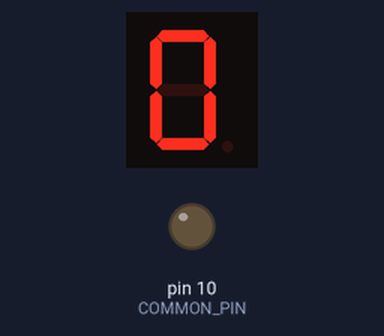
A sketch run on a simulated Arduino Uno, built with avr-gcc and run on an emulated ATmega328P. Parts: 1-digit seven-segment display, output pins drawn as LEDs (lit = HIGH). Wiring (inferred from the names in the program): 1-digit 7-segment display, segments lit when HIGH: segments pin 2, pin 3, pin 4, pin 5, pin 6, pin 7, pin 8, pin 9. The segment pins are drawn as the display they are named for; pins used as bus, display or sensor lines are not drawn.

Above: at 0.1 s.
At 0.6 s:
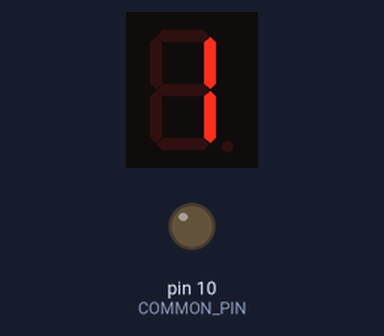
At 1.1 s:
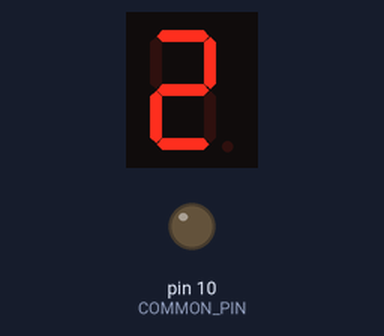
At 2.1 s:
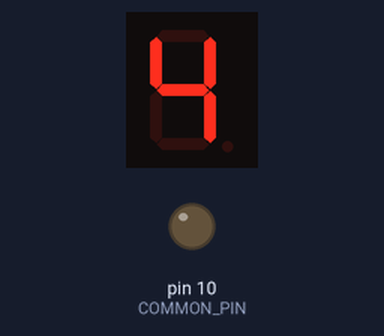
At 3.1 s:
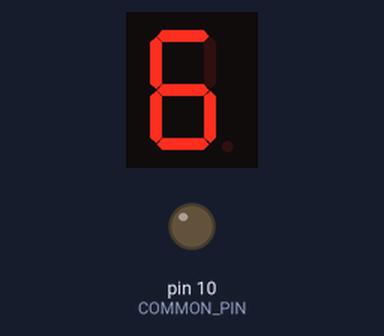
At 4.6 s:
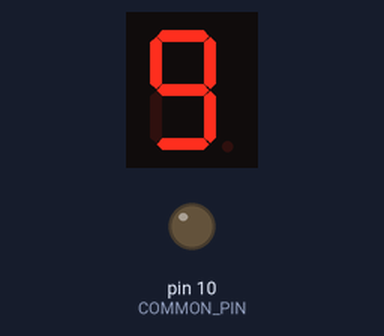

The sketch:

arduino.ino
```cpp
#define SEG_A 2
#define SEG_B 3
#define SEG_C 4
#define SEG_D 5
#define SEG_E 6
#define SEG_F 7
#define SEG_G 8
#define SEG_DP 9
#define COMMON_PIN 10  // Common cathode or anode

void setup() {
  Serial.begin(9600);
  for (int i = 2; i <= 10; i++) {
    pinMode(i, OUTPUT);
  }
}

void displayNumber(int num) {
  // Define segments for digits 0-9
  byte segments[10][8] = {
    {1,1,1,1,1,1,0,0},  // 0
    {0,1,1,0,0,0,0,0},  // 1
    {1,1,0,1,1,0,1,0},  // 2
    {1,1,1,1,0,0,1,0},  // 3
    {0,1,1,0,0,1,1,0},  // 4
    {1,0,1,1,0,1,1,0},  // 5
    {1,0,1,1,1,1,1,0},  // 6
    {1,1,1,0,0,0,0,0},  // 7
    {1,1,1,1,1,1,1,0},  // 8
    {1,1,1,1,0,1,1,0}   // 9
  };

  digitalWrite(SEG_A, segments[num][0]);
  digitalWrite(SEG_B, segments[num][1]);
  digitalWrite(SEG_C, segments[num][2]);
  digitalWrite(SEG_D, segments[num][3]);
  digitalWrite(SEG_E, segments[num][4]);
  digitalWrite(SEG_F, segments[num][5]);
  digitalWrite(SEG_G, segments[num][6]);
  digitalWrite(SEG_DP, segments[num][7]);
}

void loop() {
  for (int i = 0; i <= 9; i++) {
    displayNumber(i);
    delay(500);
  }
}
```

Measured:
- by itself, everything shown: repeats every 5.0 s, in 10 steps
- what the display in image 1 shows lasts 0.5 s, from 0.5 s to 1.0 s
